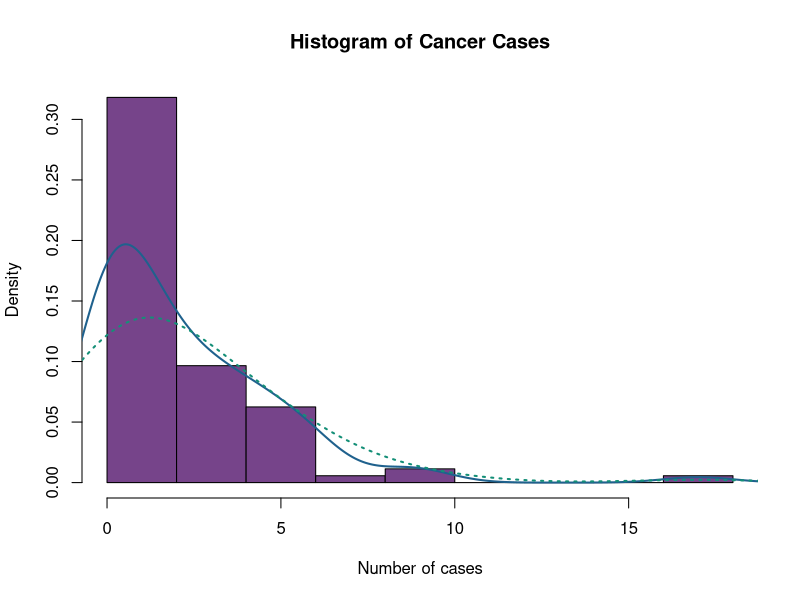
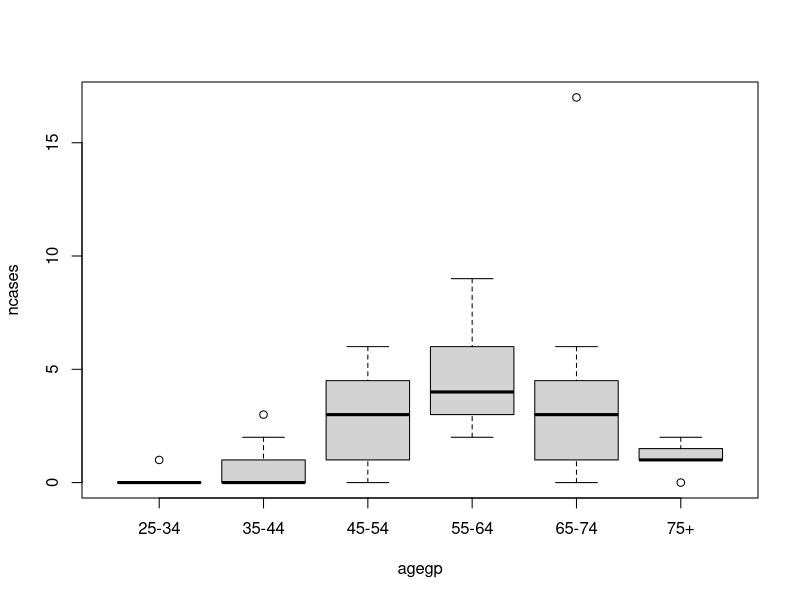
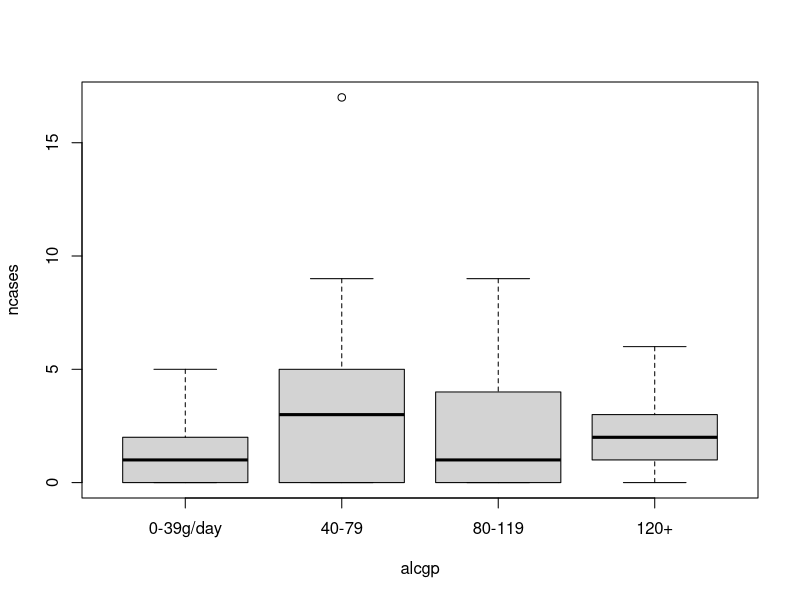
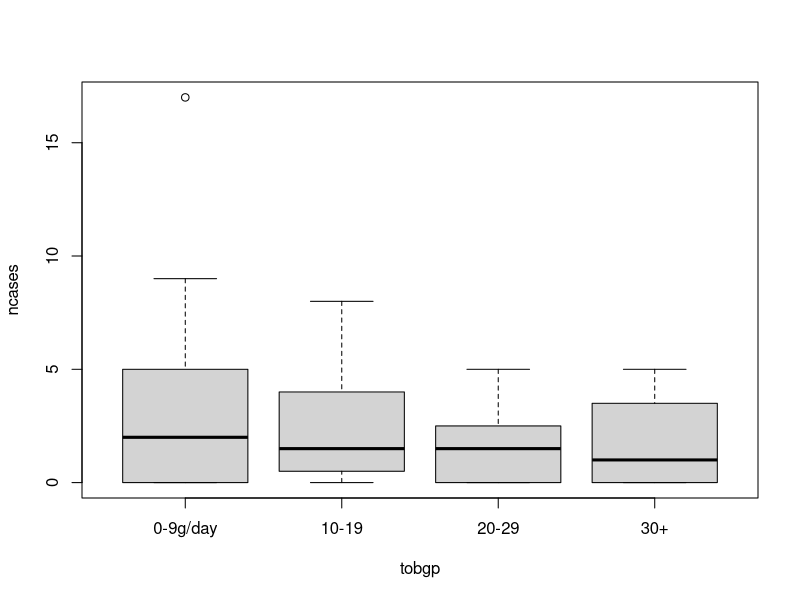
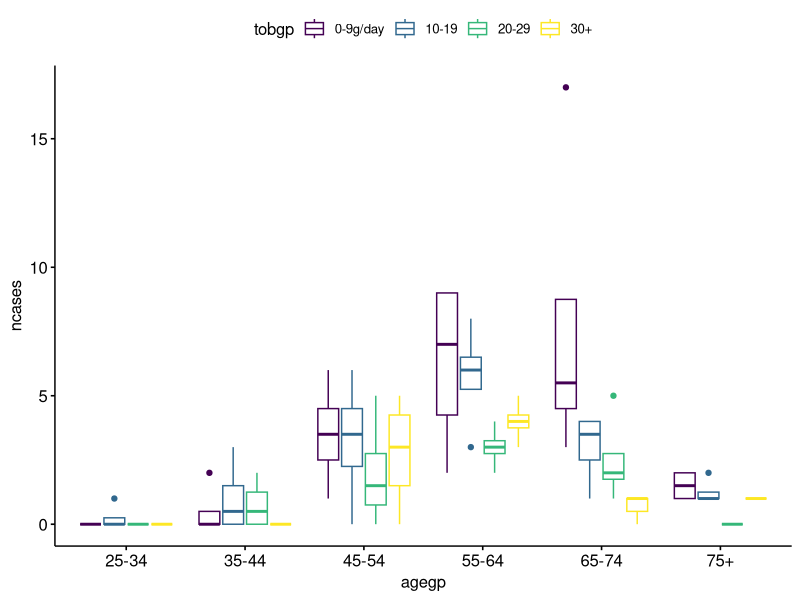

Generate these figures, in order, with R: (Note: this script raises an error after producing the figures.)
dim(esoph)
str(esoph)

hist(esoph$ncases,
     prob=TRUE,
     main = "Histogram of Cancer Cases",
     xlab = "Number of cases",
     ylab = "Density",
     col="#76448a")
lines(density(esoph$ncases), col="#1f618d", lwd=2) # add a density estimate with defaults
lines(density(esoph$ncases, adjust=2), lty="dotted", col="#148f77", lwd=2)

boxplot(ncases ~ agegp, data = esoph)
boxplot(ncases ~ alcgp, data = esoph)
boxplot(ncases ~ tobgp, data = esoph)

# need at least R version 3.3 for ggpubr, and it takes a while to install
# install.packages('ggpubr')
library(ggpubr)
ggboxplot(esoph, x = "agegp", y = "ncases", color = "tobgp")

# let's throw out that outlier of 16 cases

esoph_cln <- as.data.table(esoph)
esoph_cln <- esoph_cln[ncases < 15,]

# check box plot again
ggboxplot(esoph_cln, x = "agegp", y = "ncases", color = "tobgp")


model <- aov(ncases ~ agegp + tobgp + agegp * tobgp, data = esoph_cln)
summary(model)

# the main factors are still included, even if we only specify interactions
fit <- aov(ncases ~ agegp * tobgp, data = esoph_cln)
summary(fit)

par(mfrow = c(2,2))
plot(fit)
par(mfrow = c(1,1))

# null is that the distribution is normal, alternative is that it's not normal
shapiro.test(residuals(fit))
hist(residuals(fit))

shapiro.test(esoph_cln$ncases)
hist(esoph_cln$ncases)

interaction.plot(x.factor = esoph_cln$agegp,
                 trace.factor = esoph_cln$tobgp, 
                 response = esoph_cln$ncases,
                 fun = mean, 
                 type = "b",  # shows each point
                 main = "Interaction Plot",
                 legend = TRUE,
                 trace.label = "Tobacco Group",
                 xlab = "Age Group",
                 ylab="Number of cancer cases",
                 #pch=c(1, 2, 3, 4),
                 col = c("#76448a", "#1f618d", "#148f77"))

TukeyHSD(fit, conf.level = 0.05)

# install.packages('car')
library(car)
leveneTest(esoph_cln$ncases ~ esoph_cln$agegp)
leveneTest(esoph_cln$ncases ~ esoph_cln$tobgp)

summary(lm(abs(model$res) ~ esoph_cln$agegp))
summary(lm(abs(model$res) ~ esoph_cln$tobgp))
par(mfrow = c(2,2))
plot(lm(abs(model$res) ~ esoph_cln$agegp))
plot(lm(abs(model$res) ~ esoph_cln$tobgp))
par(mfrow = c(1,1))

